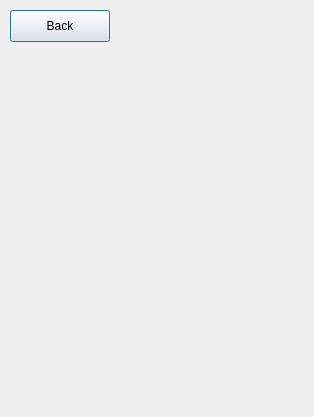
<?xml version="1.0" encoding="UTF-8"?>
<ui version="4.0">
 <class>SettingsDialog</class>
 <widget class="QDialog" name="SettingsDialog">
  <property name="geometry">
   <rect>
    <x>0</x>
    <y>0</y>
    <width>314</width>
    <height>417</height>
   </rect>
  </property>
  <property name="windowTitle">
   <string>Settings</string>
  </property>
  <widget class="QPushButton" name="pushButton">
   <property name="geometry">
    <rect>
     <x>10</x>
     <y>10</y>
     <width>100</width>
     <height>32</height>
    </rect>
   </property>
   <property name="text">
    <string>Back</string>
   </property>
  </widget>
 </widget>
 <resources/>
 <connections/>
</ui>
